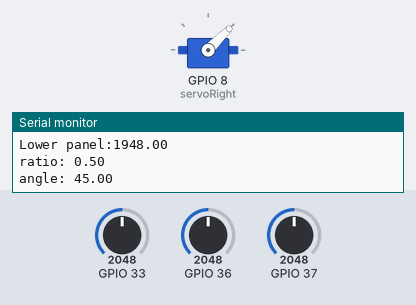
Bench run of a sketch on a simulated ESP32. On the bench: servo, the last lines printed to the serial monitor. Inputs (shaded band) come from the test bench; at power-on: GPIO 37 = 2048, GPIO 36 = 2048, GPIO 33 = 2048. WiFi joins after 1.5 s; servers stay silent unless stated.

Above: at 2.7 s.
2.8 s: GPIO 37 set to 2866
At 5.3 s:
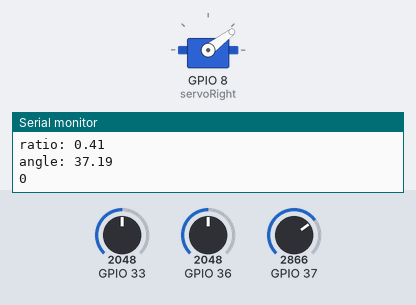
5.6 s: GPIO 36 set to 491
At 6.8 s:
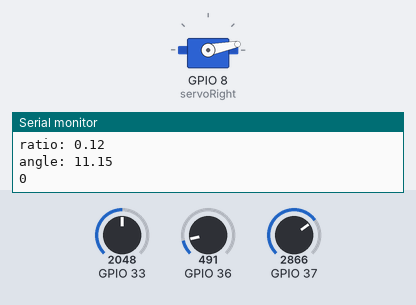
7.2 s: GPIO 37 set to 0
At 8.3 s:
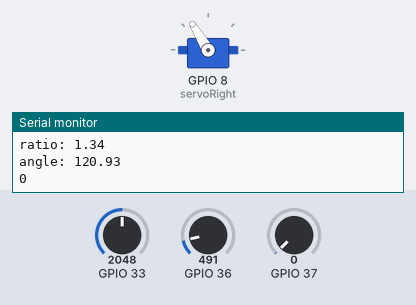
8.8 s: GPIO 37 set to 491
At 9.7 s:
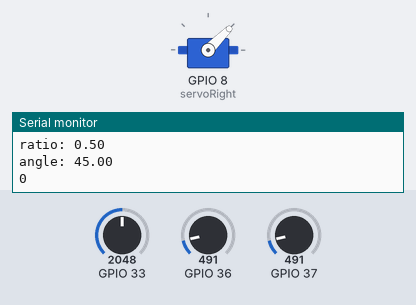
10.4 s: GPIO 36 set to 1228
At 11.1 s:
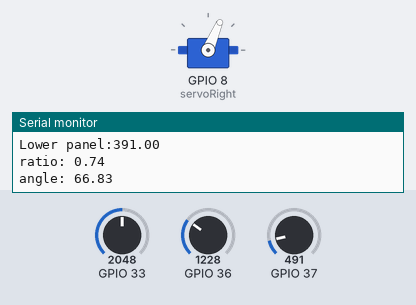
12.0 s: GPIO 37 set to 1228
At 12.5 s:
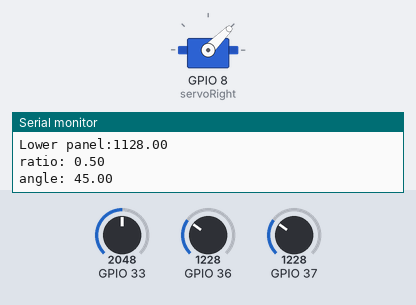
Timing chart, 0 to 14.6 s (numbered marks = the images above; inputs shaded):
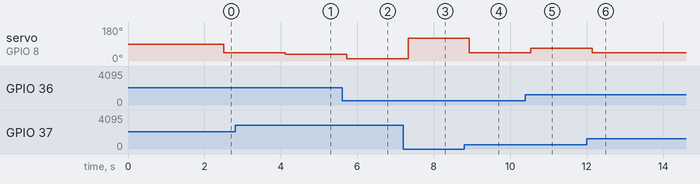

The sketch:

Solar_skech_initial.ino
```cpp
//including all the library's
#include <Arduino.h>
#include <Servo.h>
#include "thingProperties.h"

//the pins of the four solar panels
#define solarPanelUR "A0";
#define solarPanelDR "A1";
#define solarPanelUL "A2";
#define solarPanelDL "A3";

Servo servoRight;
Servo servoLeft;

// rotationLevel defined globally because it's easier
int rotationLevel = 0;

// Setup code, will run only once
void setup() {

  // start Serial monitor [delay is to give the serial monitor time to start]
  Serial.begin(9600);
  delay(1500);

  initProperties();
  // Connect to Arduino IoT Cloud
  ArduinoCloud.begin(ArduinoIoTPreferredConnection);
  setDebugMessageLevel(2);
  ArduinoCloud.printDebugInfo();

  // connect the servo motors
  servoRight.attach(8);

  //setting servos to default positions [currently middle, can be changed]
  servoRight.write(90);


}

// these need to be defined above the loop function itself as to avoid errors

void adjustLouvers() { //called by loop function
  //rotating the servos[assuming they point towards the same direction]
  servoRight.write(rotationLevel);

}

/*
  Since ManualControl is READ_WRITE variable, onManualControlChange() is
  executed every time a new value is received from IoT Cloud.
*/
void onManualControlChange()  {
  // Add your code here to act upon ManualControl change
  // nothing needs to be inside the function, maybe a jump to the start of the loop.
  // the funtion itself just needs to be here for the code to work :)
  delay(1000);
}
void onDataChange(){

}
/*
  Since ManualShades is READ_WRITE variable, onManualShadesChange() is
  executed every time a new value is received from IoT Cloud.
*/
void onManualShadesChange()  {
  if(manualControl==true){
  rotationLevel = manualShades*2;
  }
}

void loop() {

  // First, check if anything happened in app
  ArduinoCloud.update();
  Serial.println(manualControl);
    //get battery voltage
    /*
    The code to measure the battery level using the internal reference did not work.
    Now my idea is to add an external voltage divider connected to the arduino to
    measure the voltage at the A6 pin. the voltage divider is needed because
    we are powering the arduino with more then 5V, which the arduino itself cannot
    handle checking. we need to lower the voltage from the batteries by a factor
    of 4 [or 5 to be safe]. after checking on the pin we can then multiply the
    result back up by 4 [or 5] to get the battery voltage.
    */
  int analogBatteryLevel = analogRead(A5);
  //calculate voltage from analogpin and multiply by 4 to get voltage before divider
  float batteryVoltage = (analogBatteryLevel/1023)*5*4;
  /*
    battery level can be calculated when i have specifics on battery.
    the voltage a li-ion battery provides lowers as the charge level lowers.
    I would need to know how much the voltage drops over time to get the charge level
    for now I will leave it at the voltage
  */
  delay(1000);

  // then check if the user has taken control
  if (manualControl == true) {
    /*
      Here, the user has taken manual control over the blinds.
      Since the user enters the level they want the louvers to be at,
      only adjusting is enough
    */

    adjustLouvers();
  } else {    //if not manual
    /*
      if the user has not taken manual control, then we are in the automatic mode
      here we first gather the data of the solar panels.
      all of these will be a value from 0-1023, with 0 being no volatge at pin and 1023 being max [5V].
      prefferably we will not reach anything over 1023, or something close to it,
      as anything above 1023 could burn the arduino.
    */
    float solarDataU = analogRead(A0)-100;
    float solarDataD = analogRead(A1)-100;
    Serial.print("Upper panel:");
    Serial.println(solarDataU);
    Serial.print("Lower panel:");
    Serial.println(solarDataD);


    //Then there are some calculations
    /*
    This is taken from Piotr's SSA. For more information read his SSA
    In my case panel A is the upper panel on both sides and panel B the lower panel.
    because the first calculation to get R1 is a ratio calculation, the analogRead()
    values do not need to be altered
  */
    float ratio = solarDataU/(solarDataU+solarDataD);
    Serial.print("ratio: ");
    Serial.println(ratio);

    /*
    Then we calculate the angle.
    for PI the predefined number is used which is in the arduino.h library.
  */
    float angleSun = ((PI * ratio) / 2)*RAD_TO_DEG;
    Serial.print("angle: ");
    Serial.println(angleSun);
    /*
     since the angle we get is a float value and the write function only accepts int,
     it will need to be rounded first to the nearest interger.
     In addition to this, the angle of the sun [following our calculations] can only be between 0 and 90
     this means that we can directly write this to the rotationLevel variable

  */
    rotationLevel = round(angleSun);
    //Then, adjust the louvers
    adjustLouvers();
    //wait one minute before starting again to save battery power[Can be altered if need be]
    //[lowered because verification of code took long]
    delay(600);
  }
}
```

thingProperties.h
```cpp
// Code generated by Arduino IoT Cloud, DO NOT EDIT.

#include <ArduinoIoTCloud.h>
#include <Arduino_ConnectionHandler.h>

const char DEVICE_LOGIN_NAME[]  = "2f8f956b-e75e-4ca1-bb64-39bfcc653f8e";

const char SSID[]               = "secret";    // Network SSID (name)
const char PASS[]               = "secret";    // Network password (use for WPA, or use as key for WEP)
const char DEVICE_KEY[]  = "Secret";    // Secret device password

void onDataChange();
void onManualShadesChange();
void onManualControlChange();

String data;
int manualShades;
bool manualControl;

void initProperties(){

  ArduinoCloud.setBoardId(DEVICE_LOGIN_NAME);
  ArduinoCloud.setSecretDeviceKey(DEVICE_KEY);
  ArduinoCloud.addProperty(data, READWRITE, ON_CHANGE, onDataChange);
  ArduinoCloud.addProperty(manualShades, READWRITE, ON_CHANGE, onManualShadesChange);
  ArduinoCloud.addProperty(manualControl, READWRITE, ON_CHANGE, onManualControlChange);

}

WiFiConnectionHandler ArduinoIoTPreferredConnection(SSID, PASS);
```

Measured:
- after the input at 2.8 s, servo on GPIO 8 (servoRight): 45° → 37° after 1.3 s
- after the input at 5.6 s, servo on GPIO 8 (servoRight): 37° → 11° after 0.12 s
- after the input at 7.2 s, servo on GPIO 8 (servoRight): 11° → 121° after 0.13 s
- after the input at 8.8 s, servo on GPIO 8 (servoRight): 121° → 45° after 0.13 s
- after the input at 10.4 s, servo on GPIO 8 (servoRight): 45° → 67° after 0.14 s
- after the input at 12.0 s, servo on GPIO 8 (servoRight): 67° → 45° after 0.14 s
